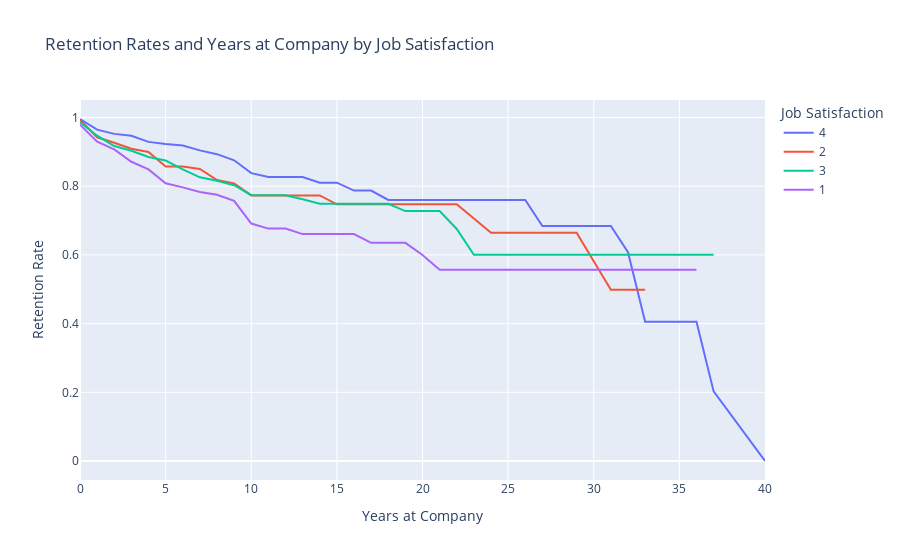

The notebook cell saved with this chart:
### Markdown cell above
## 6. Let's find out how job satisfaction affects retention rates. Generate and plot survival curves for each level of job satisfaction by number of years at the company.

### Code cell
retention_rates_jobsatisfaction = survival(data, 'JobSatisfaction', 'YearsAtCompany', 'Attrition')

retention_rates_jobsatisfaction.plot(kind='line',
            title='Retention Rates and Years at Company by Job Satisfaction',
                       labels=dict(value='Retention Rate', timeline='Years at Company', variable='Job Satisfaction'
                                  )).update_layout(
                xaxis_title='Years at Company', yaxis_title='Retention Rate')

### Figure 1 — Plotly figure (JSON) as saved in the notebook; plotly's stock layout.template omitted (floating-point values rounded to 4 significant figures)
{"data": [{"hovertemplate": "Job Satisfaction=4<br>Years at Company=%{x}<br>Retention Rate=%{y}<extra></extra>", "legendgroup": "4", "line": {"color": "#636efa", "dash": "solid"}, "marker": {"symbol": "circle"}, "mode": "lines", "name": "4", "orientation": "v", "showlegend": true, "type": "scatter", "x": [0, 1, 2, 3, 4, 5, 6, 7, 8, 9, 10, 11, 12, 13, 14, 15, 16, 17, 18, 19, 20, 21, 22, 23, 24, 25, 26, 27, 29, 30, 31, 32, 33, 34, 36, 37, 40], "xaxis": "x", "y": [0.9956, 0.9645, 0.9523, 0.9469, 0.929, 0.9226, 0.9185, 0.9043, 0.8933, 0.8754, 0.838, 0.8268, 0.8268, 0.8268, 0.8103, 0.8103, 0.7872, 0.7872, 0.76, 0.76, 0.76, 0.76, 0.76, 0.76, 0.76, 0.76, 0.76, 0.684, 0.684, 0.684, 0.684, 0.608, 0.4053, 0.4053, 0.4053, 0.2027, 0], "yaxis": "y"}, {"hovertemplate": "Job Satisfaction=2<br>Years at Company=%{x}<br>Retention Rate=%{y}<extra></extra>", "legendgroup": "2", "line": {"color": "#EF553B", "dash": "solid"}, "marker": {"symbol": "circle"}, "mode": "lines", "name": "2", "orientation": "v", "showlegend": true, "type": "scatter", "x": [0, 1, 2, 3, 4, 5, 6, 7, 8, 9, 10, 11, 12, 13, 14, 15, 16, 17, 18, 19, 20, 21, 22, 23, 24, 25, 26, 27, 29, 30, 31, 32, 33, 34, 36, 37, 40], "xaxis": "x", "y": [0.9929, 0.9423, 0.9263, 0.9091, 0.8996, 0.8573, 0.8573, 0.85, 0.8179, 0.8083, 0.7731, 0.7731, 0.7731, 0.7731, 0.7731, 0.7474, 0.7474, 0.7474, 0.7474, 0.7474, 0.7474, 0.7474, 0.7474, 0.7059, 0.6643, 0.6643, 0.6643, 0.6643, 0.6643, 0.5813, 0.4983, 0.4983, 0.4983, null, null, null, null], "yaxis": "y"}, {"hovertemplate": "Job Satisfaction=3<br>Years at Company=%{x}<br>Retention Rate=%{y}<extra></extra>", "legendgroup": "3", "line": {"color": "#00cc96", "dash": "solid"}, "marker": {"symbol": "circle"}, "mode": "lines", "name": "3", "orientation": "v", "showlegend": true, "type": "scatter", "x": [0, 1, 2, 3, 4, 5, 6, 7, 8, 9, 10, 11, 12, 13, 14, 15, 16, 17, 18, 19, 20, 21, 22, 23, 24, 25, 26, 27, 29, 30, 31, 32, 33, 34, 36, 37, 40], "xaxis": "x", "y": [0.9864, 0.9471, 0.917, 0.9033, 0.8849, 0.8748, 0.8487, 0.8259, 0.8157, 0.8028, 0.7739, 0.7739, 0.7739, 0.7618, 0.7489, 0.7489, 0.7489, 0.7489, 0.7489, 0.7275, 0.7275, 0.7275, 0.6755, 0.6005, 0.6005, 0.6005, 0.6005, 0.6005, 0.6005, 0.6005, 0.6005, 0.6005, 0.6005, 0.6005, 0.6005, 0.6005, null], "yaxis": "y"}, {"hovertemplate": "Job Satisfaction=1<br>Years at Company=%{x}<br>Retention Rate=%{y}<extra></extra>", "legendgroup": "1", "line": {"color": "#ab63fa", "dash": "solid"}, "marker": {"symbol": "circle"}, "mode": "lines", "name": "1", "orientation": "v", "showlegend": true, "type": "scatter", "x": [0, 1, 2, 3, 4, 5, 6, 7, 8, 9, 10, 11, 12, 13, 14, 15, 16, 17, 18, 19, 20, 21, 22, 23, 24, 25, 26, 27, 29, 30, 31, 32, 33, 34, 36, 37, 40], "xaxis": "x", "y": [0.9792, 0.9297, 0.9071, 0.8711, 0.8489, 0.8087, 0.7965, 0.7833, 0.7752, 0.7572, 0.6913, 0.6766, 0.6766, 0.6605, 0.6605, 0.6605, 0.6605, 0.6351, 0.6351, 0.6351, 0.5998, 0.557, 0.557, 0.557, 0.557, 0.557, 0.557, 0.557, 0.557, 0.557, 0.557, 0.557, 0.557, 0.557, 0.557, null, null], "yaxis": "y"}], "layout": {"legend": {"title": {"text": "Job Satisfaction"}, "tracegroupgap": 0}, "title": {"text": "Retention Rates and Years at Company by Job Satisfaction"}, "xaxis": {"anchor": "y", "domain": [0, 1], "title": {"text": "Years at Company"}}, "yaxis": {"anchor": "x", "domain": [0, 1], "title": {"text": "Retention Rate"}}}}
